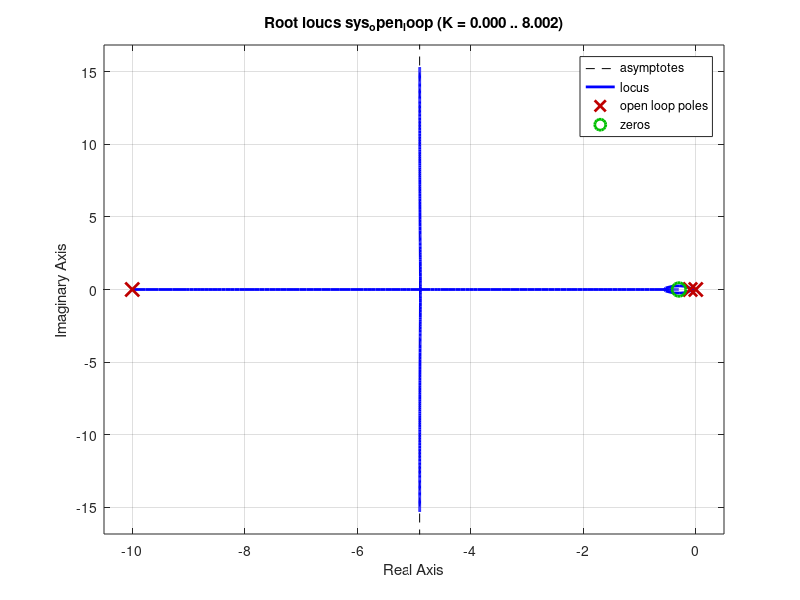
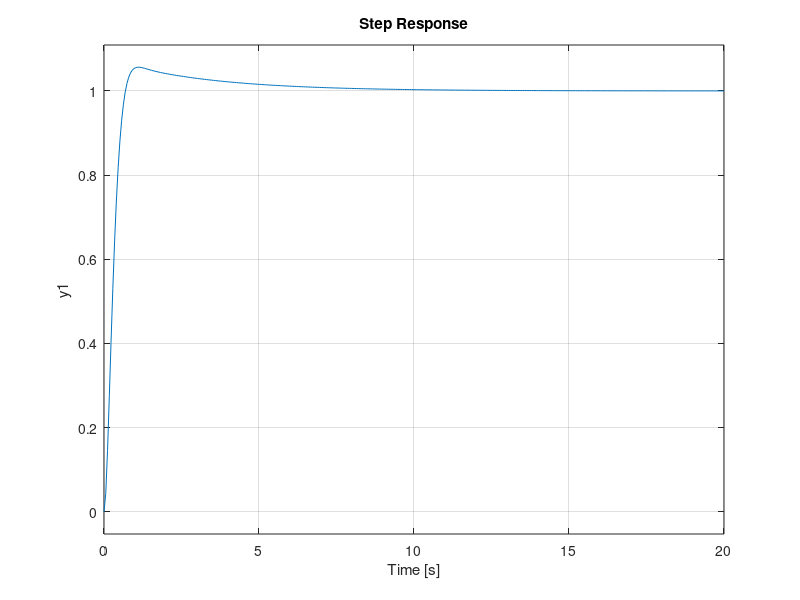

Reproduce these figures in MATLAB, in order. (Note: this script raises an error after producing the figures.)
%Vellios Georgios Serafeim AEM:9471
clc;
clear;
close all;

Kp=1.3;

zeros = -0.3;
poles = 0;
gain = Kp;
Gc = zpk(zeros, poles, gain);

Gp = zpk([], [-0.1, -10], 25);

sys_open_loop = Gc*Gp;

figure(1);
rlocus(sys_open_loop)
sys = feedback(sys_open_loop, 1);
figure(2);
step(sys);
s = stepinfo(sys)
disp("Rise Time:")
disp(s.RiseTime)
disp("Overshoot (%):")
disp(s.Overshoot)

k = 25*Kp
Kp
Kl = -(zeros*Kp)




